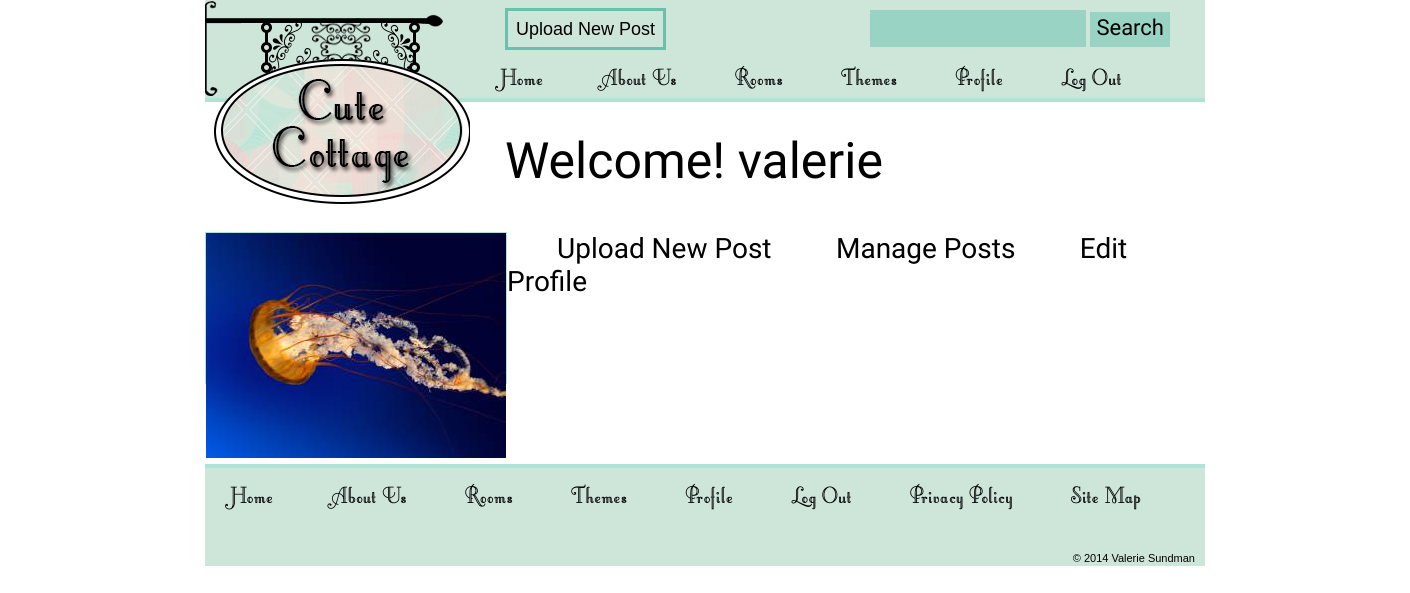
The app's page /profile.php (signed in) with its own data.
### tables this page shows
CREATE TABLE IF NOT EXISTS `users` (
  `user_id` smallint(6) NOT NULL AUTO_INCREMENT,
  `username` varchar(50) NOT NULL,
  `password` varchar(40) NOT NULL,
  `email` varchar(254) NOT NULL,
  `userpic` text NOT NULL,
  `date_joined` date NOT NULL,
  `medium_img` text NOT NULL,
  PRIMARY KEY (`user_id`)
);

### includes/security-check.php (called while the page is built, shortened)
<?php
	$user_id = $_SESSION['user_id'];
	$query = "SELECT username
				FROM users
				WHERE user_id = $user_id
				";
	$result = $db->query($query);
	$row = $result->fetch_assoc();

### profile.php (the view)
<?php require('includes/header.php');
	require('includes/security-check.php');
 ?>
<header id="profilepage">
		<h2>Welcome! <?php echo $row['username']; ?></h2>
		<div class="userpic"><?php user_badge($user_id, $db); ?></div>
		<nav class="profilenav">
			<ul>
				<li><a href="upload-post.php">Upload New Post</a></li>
				<li><a href="manage-posts.php">Manage Posts</a></li>
				<li><a href="edit-profile.php">Edit Profile</a></li>
			</ul>
		</nav>
	</header>
<?php include('includes/footer.php'); ?>

### includes/functions.php (shortened to what this page needs)
<?php
function user_badge( $user, $db ){
	$query = "SELECT username, medium_img
				FROM users
				WHERE user_id = $user
				LIMIT 1 ";
	$result = $db->query($query);
	if($result->num_rows == 1){
		$row = $result->fetch_assoc();
		if ( $row['medium_img'] != '' ) {
			$image = SITE_URL . $row['medium_img'];
		}else{
			$image =  'http://localhost/valerie_sundman/project/images/default_user.jpg';
		}
		?>
		<div class="user-badge">
			<img src="<?php echo $image; ?>">
		</div>
		<?php
	}
}

### css/style.css (style rules this page uses)
body { margin: 0 auto; font-family: sans-serif; max-width: 1000px; }
a { text-decoration: none; color: #000; }
img { max-height: 100%; max-width: 100%; }
ul { padding: 0; margin: 0; }
header#profilepage h2 { font-family: 'Open Sans Condensed'; font-size: 50px; font-weight: normal; position: relative; bottom: 80px; left: 300px; }
.profilenav ul li { list-style-type: none; display: inline; padding: 10px; font-family: 'Open Sans Condensed'; position: relative; bottom: 80px; }
.profilenav ul li a { text-decoration: none; color: #000; margin-left: 40px; font-size: 28px; }
.userpic { border: 1px solid #AFE3D6; float: left; max-height: 150px; position: relative; bottom: 80px; }

### records on screen
users: username "valerie", medium_img (picture)
